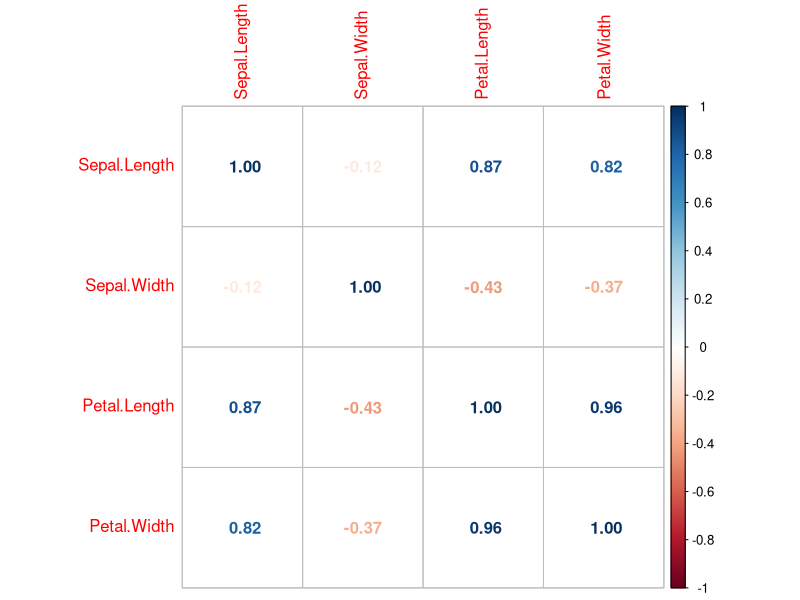
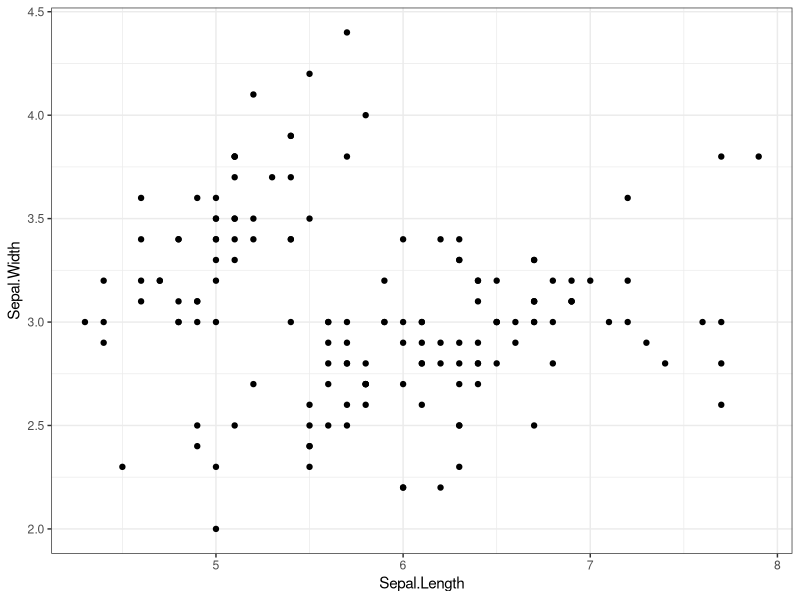
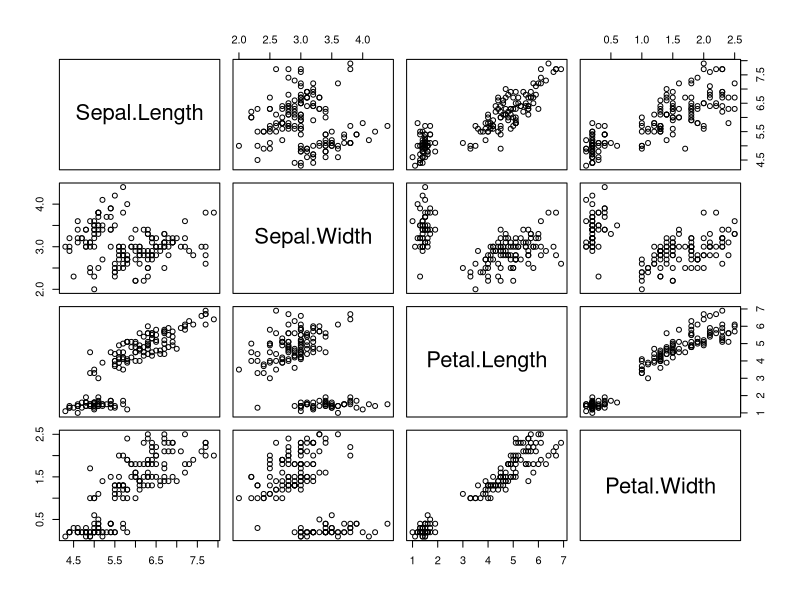
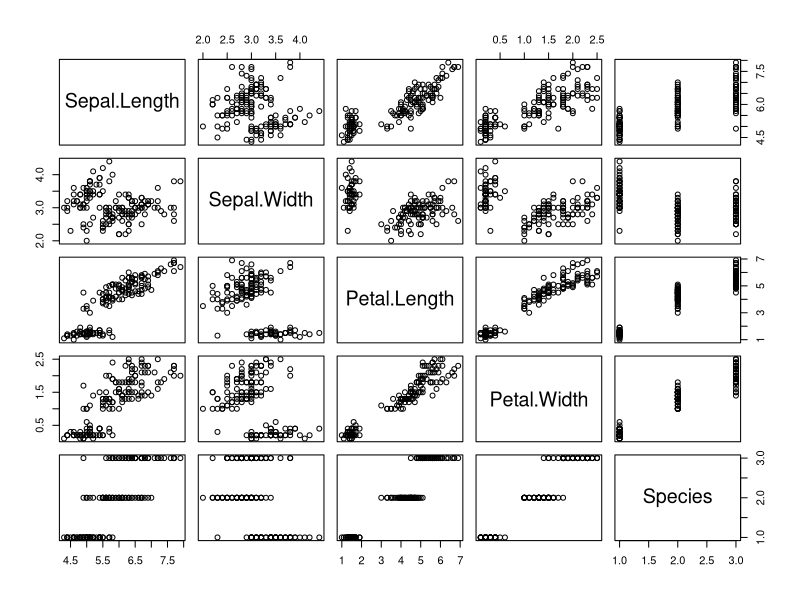
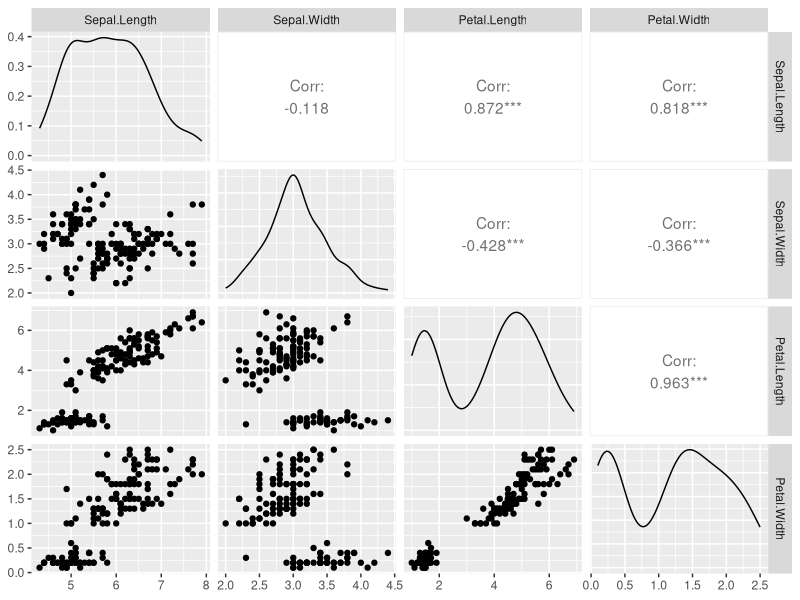
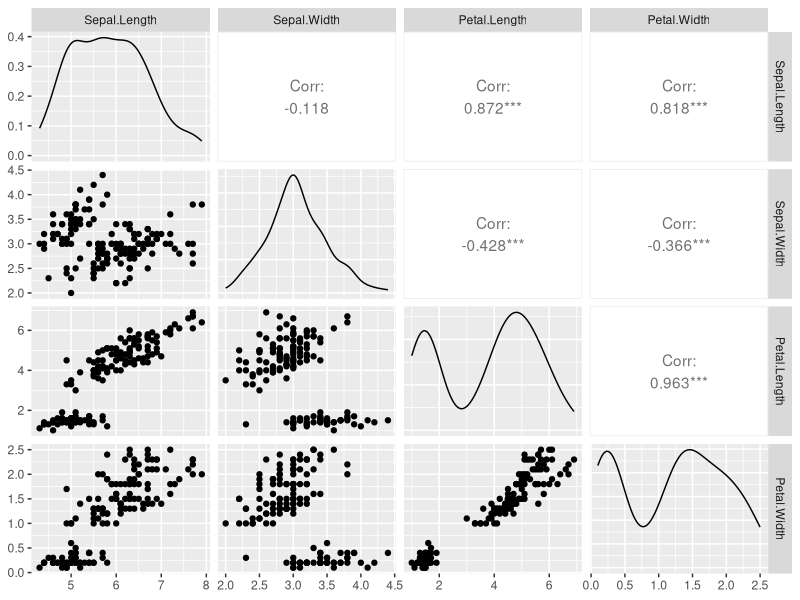
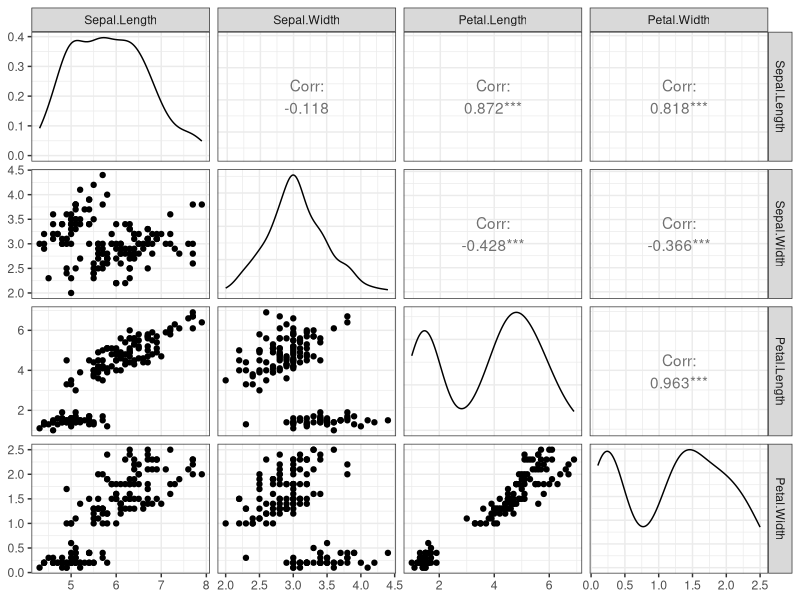
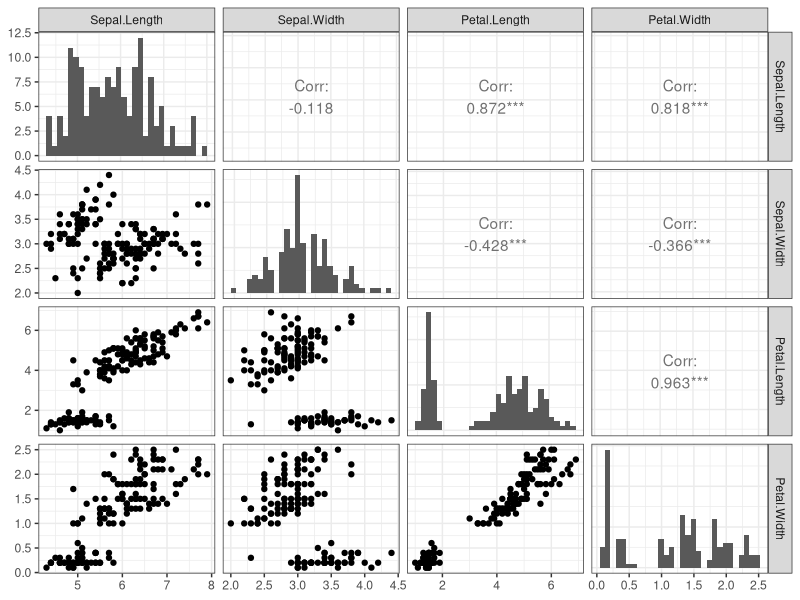

Recreate these plots in R, in order.
## ---- chunk 1
knitr::opts_chunk$set(echo = TRUE)
## ---- chunk 2
library(tidyverse)

library(GGally)
## ---- chunk 3
iris %>% purrr::map_chr(class)
## ---- chunk 4
iris %>% 
  purrr::keep(is.numeric) %>% 
  cor() %>% 
  corrplot::corrplot(method = 'number')
## ---- chunk 5
iris %>% 
  ggplot(mapping = aes(x = Sepal.Length, y = Sepal.Width)) +
  geom_point() +
  theme_bw()
## ---- chunk 6
iris %>% 
  purrr::keep(is.numeric) %>% 
  pairs()
## ---- chunk 7
iris %>% 
  pairs()
## ---- chunk 8
iris %>% 
  purrr::keep(is.numeric) %>% 
  ggpairs()
## ---- chunk 9
iris %>% 
  purrr::keep(is.numeric) %>% 
  ggpairs(progress = FALSE)
## ---- chunk 10
iris %>% 
  purrr::keep(is.numeric) %>% 
  ggpairs(progress = FALSE) +
  theme_bw()
## ---- chunk 11
iris %>% 
  purrr::keep(is.numeric) %>% 
  ggpairs(progress = FALSE,
          diag = list(continuous = 'barDiag')) +
  theme_bw()
## ---- chunk 12
iris %>% 
  purrr::keep(is.numeric) %>% 
  ggpairs(progress = FALSE,
          diag = list(continuous = wrap('barDiag', bins=25))) +
  theme_bw()
## ---- chunk 13
iris %>% 
  ggpairs(columns = 1:4,
          progress = FALSE,
          diag = list(continuous = wrap('barDiag', bins=25))) +
  theme_bw()
## ---- chunk 14
iris %>% names()
## ---- chunk 15
iris %>% 
  ggplot(mapping = aes(x = Sepal.Length, y = Petal.Width)) +
  geom_point() +
  theme_bw()
## ---- chunk 16
iris %>% 
  ggpairs(progress = FALSE,
          diag = list(continuous = wrap('barDiag', bins=25))) +
  theme_bw()
## ---- chunk 17
iris %>% 
  ggpairs(progress = FALSE,
          diag = list(continuous = wrap('barDiag', bins=25)),
          lower = list(combo = 'dot_no_facet')) +
  theme_bw()
## ---- chunk 18
iris %>% 
  ggpairs(columns = 1:4,
          progress = FALSE,
          diag = list(continuous = wrap('barDiag', bins=25)),
          mapping = aes(color = Species)) +
  theme_bw()
## ---- chunk 19
iris %>% 
  ggpairs(columns = 1:4,
          progress = FALSE,
          mapping = aes(color = Species)) +
  theme_bw()
## ---- chunk 20
iris %>% 
  ggplot(mapping = aes(x = Sepal.Length, y = Sepal.Width)) +
  geom_point(size = 3.5) +
  theme_bw()
## ---- chunk 21
iris %>% 
  ggplot(mapping = aes(x = Sepal.Length, y = Sepal.Width)) +
  geom_point(size = 3.5, alpha=0.25) +
  theme_bw()
## ---- chunk 22
iris %>% 
  ggplot(mapping = aes(x = Sepal.Length, y = Sepal.Width)) +
  geom_count() +
  theme_bw()
## ---- chunk 23
diamonds %>% dplyr::glimpse()
## ---- chunk 24
diamonds %>% 
  ggplot(mapping = aes(x = carat, y = price)) +
  geom_point() +
  theme_bw()
## ---- chunk 25
diamonds %>% 
  ggplot(mapping = aes(x = carat, y = price)) +
  geom_point(alpha = 0.005) +
  theme_bw()
## ---- chunk 26
diamonds %>% 
  ggplot(mapping = aes(x = carat, y = price)) +
  geom_count() +
  theme_bw()
## ---- chunk 27
iris %>% 
  ggplot(mapping = aes(x = Sepal.Length, y = Sepal.Width)) +
  geom_bin_2d() +
  theme_bw()
## ---- chunk 28
iris %>% 
  ggplot(mapping = aes(x = Sepal.Length, y = Sepal.Width)) +
  geom_bin_2d(bins = 11) +
  theme_bw()
## ---- chunk 29
iris %>% 
  ggplot(mapping = aes(x = Sepal.Length, y = Sepal.Width)) +
  geom_bin_2d(bins = c(101, 5)) +
  theme_bw()
## ---- chunk 30
iris %>% 
  ggplot(mapping = aes(x = Sepal.Length, y = Sepal.Width)) +
  geom_bin_2d(bins = 11) +
  scale_fill_viridis_c() +
  theme_bw()
## ---- chunk 31
diamonds %>% 
  ggplot(mapping = aes(x = carat, y = price)) +
  geom_bin_2d(bins = 11) +
  scale_fill_viridis_c() +
  theme_bw()
## ---- chunk 32
diamonds %>% 
  ggplot(mapping = aes(x = carat, y = price)) +
  geom_bin_2d() +
  scale_fill_viridis_c() +
  theme_bw()
## ---- chunk 33
diamonds %>% 
  ggplot(mapping = aes(x = carat, y = price)) +
  geom_hex() +
  scale_fill_viridis_c() +
  theme_bw()
## ---- chunk 34
iris %>% 
  ggplot(mapping = aes(x = Sepal.Length, y = Sepal.Width)) +
  geom_point() +
  facet_wrap(~Species) +
  theme_bw()
## ---- chunk 35
iris %>% 
  ggplot(mapping = aes(x = Sepal.Length, y = Sepal.Width)) +
  geom_hex(bins = 11) +
  facet_wrap(~Species) +
  scale_fill_viridis_c() +
  theme_bw()
## ---- chunk 36
diamonds %>% dplyr::count(cut)
## ---- chunk 37
diamonds %>% 
  ggplot(mapping = aes(x = carat, y = price)) +
  geom_hex() +
  facet_wrap(~cut) +
  scale_fill_viridis_c() +
  theme_bw()
## ---- chunk 38
diamonds %>% 
  ggplot(mapping = aes(x = carat, y = price)) +
  geom_hex(mapping = aes(fill = stat(ncount))) +
  facet_wrap(~cut) +
  scale_fill_viridis_c() +
  theme_bw()
## ---- chunk 39
diamonds %>% 
  dplyr::filter(cut == "Fair") %>% 
  ggplot(mapping = aes(x = carat, y = price)) +
  geom_hex() +
  facet_wrap(~cut) +
  scale_fill_viridis_c() +
  theme_bw()
## ---- chunk 40
iris %>% 
  ggplot(mapping = aes(x = Sepal.Length, y = Sepal.Width)) +
  geom_density_2d() +
  theme_bw()
## ---- chunk 41
iris %>% 
  ggplot(mapping = aes(x = Sepal.Length, y = Sepal.Width)) +
  geom_point(size = 3, alpha = 0.25) +
  geom_density_2d() +
  theme_bw()
## ---- chunk 42
iris %>% 
  ggplot(mapping = aes(x = Sepal.Length, y = Sepal.Width)) +
  geom_hex(bins=11) +
  geom_density_2d(color = 'darkorange', size = 1.25) +
  scale_fill_viridis_c() +
  theme_bw()
## ---- chunk 43
iris %>% 
  ggplot(mapping = aes(x = Sepal.Length, y = Sepal.Width)) +
  geom_density_2d_filled() +
  theme_bw()
## ---- chunk 44
iris %>% 
  ggplot(mapping = aes(x = Sepal.Length, y = Sepal.Width)) +
  geom_density_2d_filled() +
  facet_wrap(~Species) +
  theme_bw()
## ---- chunk 45
iris %>% 
  ggplot(mapping = aes(x = Sepal.Length, y = Sepal.Width)) +
  geom_density_2d_filled(contour_var = 'ndensity') +
  facet_wrap(~Species) +
  theme_bw()
## ---- chunk 46
iris %>% 
  ggplot(mapping = aes(x = Sepal.Length, y = Sepal.Width)) +
  geom_density_2d(mapping = aes(color = Species),
                  size = 1.1) +
  ggthemes::scale_color_colorblind() +
  theme_bw()
## ---- chunk 47
iris %>% 
  ggpairs(columns = 1:4,
          progress = FALSE,
          mapping = aes(color = Species)) +
  theme_bw()
## ---- chunk 48
iris %>% 
  ggpairs(columns = 1:4,
          progress = FALSE,
          mapping = aes(color = Species),
          upper = list(continuous = wrap('density', 
                                         contour_var = 'ndensity',
                                         adjust = 1.5))) +
  theme_bw()
